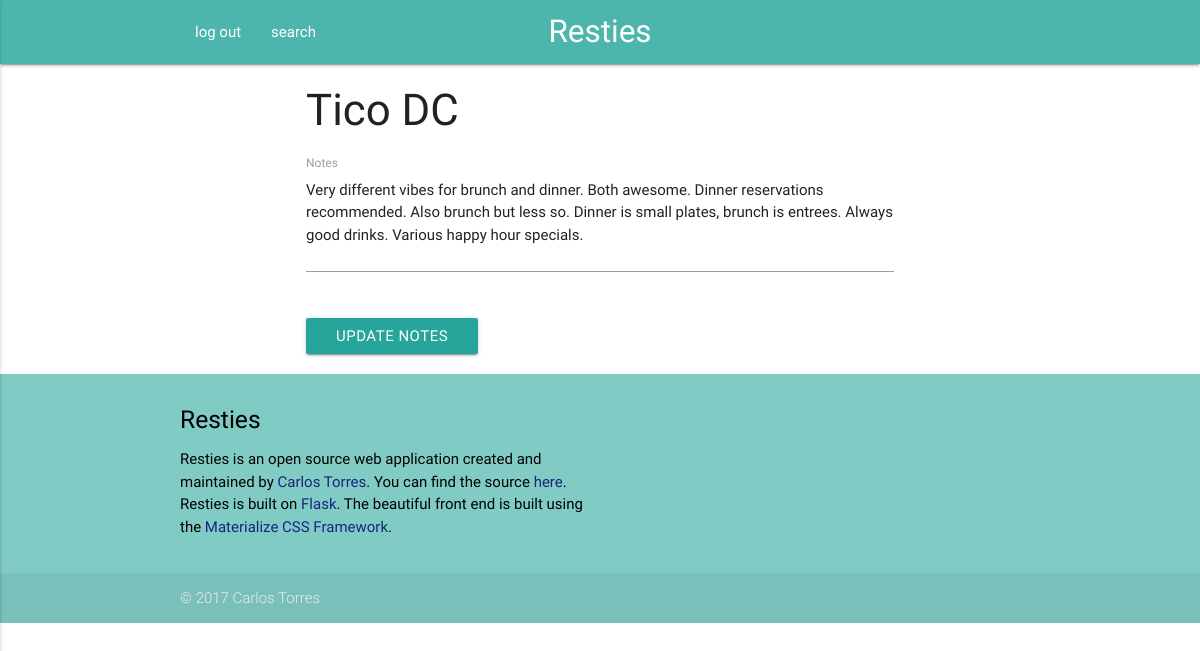
/editNotes/ChIJ02oH5Oe3t4kRBgaBDTK91VQ (signed in), run on the app's committed database.
### project/models.py (models this page shows, shortened)
class Place(db.Model):
	__tablename__ = 'places'
	placeID = db.Column(db.String, primary_key=True)
	placeName = db.Column(db.String, nullable=False)
	notes = db.Column(db.String, nullable=True)
	userID = db.Column(db.Integer, db.ForeignKey('users.userID'), primary_key=True)

### project/places/views.py (the view)
@places_blueprint.route('/editNotes/<string:placeID>', methods=['GET','POST'])
@login_required
def editNotes(placeID):
	error = None
	place = getPlace(placeID,session['userID'])
	form = NotesForm(request.form)
	if request.method == 'POST':
		place.notes = form.notes.data
		db.session.commit()
		flash('Notes updated!')
		return redirect(url_for('places.details', placeID=placeID))
	return render_template('editNotes.html', place=place, error=error, form=form)

### project/places/forms.py
class NotesForm(Form):
	notes = TextAreaField(
		'Notes'
	)

### project/places/views.py (called while the page is built)
def login_required(test):
	@wraps(test)
	def wrap(*args, **kwargs):
		if 'logged_in' in session:
			return test(*args, **kwargs)
		else:
			flash('You need to login first.')
			return redirect(url_for('users.login'))
	return wrap

def getPlace(placeID, userID):
	return db.session.query(Place).filter_by(placeID=placeID,userID=userID).first()

### project/templates/editNotes.html (shortened to what this page needs)
{% extends "_base.html" %}
{% block content %}
  <div class="container">
  	<h3>{{ place.placeName }}</h3>
  	<div class="row">
  	  <form class="col s12" method="POST" action="{{ url_for('places.editNotes', placeID=place.placeID) }}">
  	    <div class="row">
  	    	<div class="input-field col s12">
            {% set f = form.notes.process_data(place.notes) %}
  	    	  {{  form.notes(class="materialize-textarea", id="textarea_notes", autofocus=true) }}
  	    		<label for="textarea_notes">Notes</label>
  	    	</div>
  	    </div>
  	    <button class="waves-effect waves-light btn" type="submit" name="action">Update Notes</button>
  	  </form>
  	</div>
  </div>
{% endblock %}

### data on the page
Place: placeName "Tico DC", notes "Very different vibes for brunch and dinner. Both awesome. Dinner reservations recommended. Also brunch but less so. Dinner is small plates, brunch is entrees. Always good drinks. Various happy hour specials."
